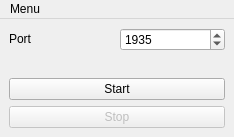
<?xml version="1.0" encoding="UTF-8"?>
<ui version="4.0">
 <class>rtmp_qt</class>
 <widget class="QMainWindow" name="rtmp_qt">
  <property name="geometry">
   <rect>
    <x>0</x>
    <y>0</y>
    <width>234</width>
    <height>137</height>
   </rect>
  </property>
  <property name="sizePolicy">
   <sizepolicy hsizetype="Fixed" vsizetype="Fixed">
    <horstretch>0</horstretch>
    <verstretch>0</verstretch>
   </sizepolicy>
  </property>
  <property name="minimumSize">
   <size>
    <width>0</width>
    <height>0</height>
   </size>
  </property>
  <property name="windowTitle">
   <string>RTMP2NDI Server</string>
  </property>
  <property name="statusTip">
   <string/>
  </property>
  <widget class="QWidget" name="centralwidget">
   <layout class="QVBoxLayout" name="verticalLayout">
    <item>
     <layout class="QHBoxLayout" name="horizontalLayout">
      <item>
       <widget class="QLabel" name="label">
        <property name="sizePolicy">
         <sizepolicy hsizetype="Preferred" vsizetype="Fixed">
          <horstretch>0</horstretch>
          <verstretch>0</verstretch>
         </sizepolicy>
        </property>
        <property name="text">
         <string>Port</string>
        </property>
       </widget>
      </item>
      <item>
       <widget class="QSpinBox" name="sbPort">
        <property name="minimum">
         <number>1</number>
        </property>
        <property name="maximum">
         <number>65000</number>
        </property>
        <property name="value">
         <number>1935</number>
        </property>
       </widget>
      </item>
     </layout>
    </item>
    <item>
     <spacer name="verticalSpacer">
      <property name="orientation">
       <enum>Qt::Vertical</enum>
      </property>
      <property name="sizeHint" stdset="0">
       <size>
        <width>20</width>
        <height>40</height>
       </size>
      </property>
     </spacer>
    </item>
    <item>
     <widget class="QPushButton" name="pbStart">
      <property name="text">
       <string>Start</string>
      </property>
     </widget>
    </item>
    <item>
     <widget class="QPushButton" name="pbStop">
      <property name="enabled">
       <bool>false</bool>
      </property>
      <property name="text">
       <string>Stop</string>
      </property>
     </widget>
    </item>
   </layout>
  </widget>
  <widget class="QMenuBar" name="menubar">
   <property name="geometry">
    <rect>
     <x>0</x>
     <y>0</y>
     <width>234</width>
     <height>18</height>
    </rect>
   </property>
   <widget class="QMenu" name="menuMenu">
    <property name="title">
     <string>Menu</string>
    </property>
    <addaction name="actionAbout"/>
   </widget>
   <addaction name="menuMenu"/>
  </widget>
  <action name="actionAbout">
   <property name="text">
    <string>About</string>
   </property>
  </action>
 </widget>
 <resources/>
 <connections>
  <connection>
   <sender>pbStart</sender>
   <signal>clicked()</signal>
   <receiver>rtmp_qt</receiver>
   <slot>Start()</slot>
   <hints>
    <hint type="sourcelabel">
     <x>114</x>
     <y>102</y>
    </hint>
    <hint type="destinationlabel">
     <x>114</x>
     <y>77</y>
    </hint>
   </hints>
  </connection>
  <connection>
   <sender>pbStop</sender>
   <signal>clicked()</signal>
   <receiver>rtmp_qt</receiver>
   <slot>Stop()</slot>
   <hints>
    <hint type="sourcelabel">
     <x>114</x>
     <y>123</y>
    </hint>
    <hint type="destinationlabel">
     <x>114</x>
     <y>77</y>
    </hint>
   </hints>
  </connection>
  <connection>
   <sender>actionAbout</sender>
   <signal>triggered()</signal>
   <receiver>rtmp_qt</receiver>
   <slot>About()</slot>
   <hints>
    <hint type="sourcelabel">
     <x>-1</x>
     <y>-1</y>
    </hint>
    <hint type="destinationlabel">
     <x>114</x>
     <y>69</y>
    </hint>
   </hints>
  </connection>
 </connections>
 <slots>
  <slot>Start()</slot>
  <slot>Stop()</slot>
  <slot>About()</slot>
 </slots>
</ui>
